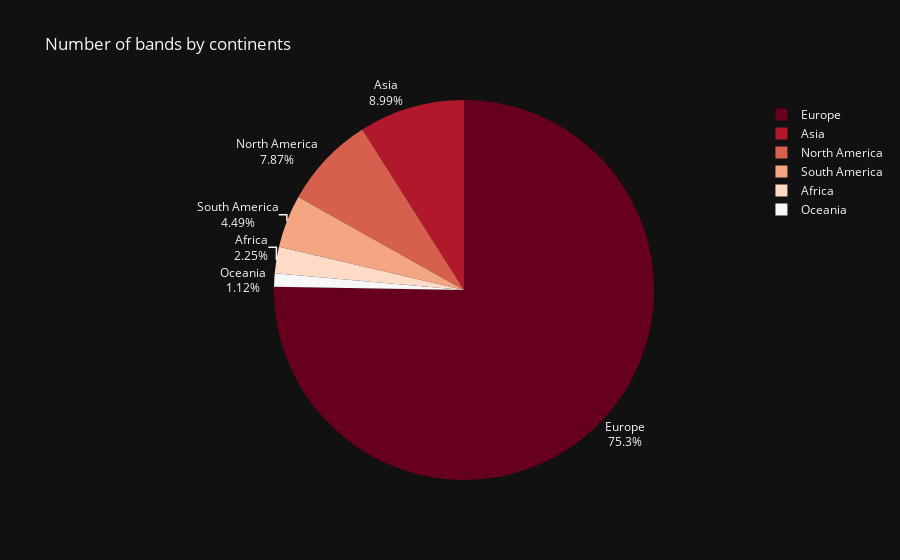

Here is the notebook cell this chart was saved with:
### Code cell
fig = px.pie(data_frame = continents, values = 'percent', names = 'Continent',
title = 'Number of bands by continents',
 template = 'plotly_dark', color_discrete_sequence = px.colors.sequential.RdBu)

fig.update_traces(textposition = 'outside', textinfo = 'percent+label')

fig.show()

### Figure 1 — Plotly figure (JSON) as saved in the notebook; plotly's stock layout.template omitted (floating-point values rounded to 4 significant figures)
{"data": [{"domain": {"x": [0, 1], "y": [0, 1]}, "hovertemplate": "Continent=%{label}<br>percent=%{value}<extra></extra>", "labels": ["Europe", "Asia", "North America", "South America", "Africa", "Oceania"], "legendgroup": "", "name": "", "showlegend": true, "textinfo": "percent+label", "textposition": "outside", "type": "pie", "values": [75.28, 8.99, 7.87, 4.49, 2.25, 1.12]}], "layout": {"legend": {"tracegroupgap": 0}, "piecolorway": ["rgb(103,0,31)", "rgb(178,24,43)", "rgb(214,96,77)", "rgb(244,165,130)", "rgb(253,219,199)", "rgb(247,247,247)", "rgb(209,229,240)", "rgb(146,197,222)", "rgb(67,147,195)", "rgb(33,102,172)", "rgb(5,48,97)"], "title": {"text": "Number of bands by continents"}}}
